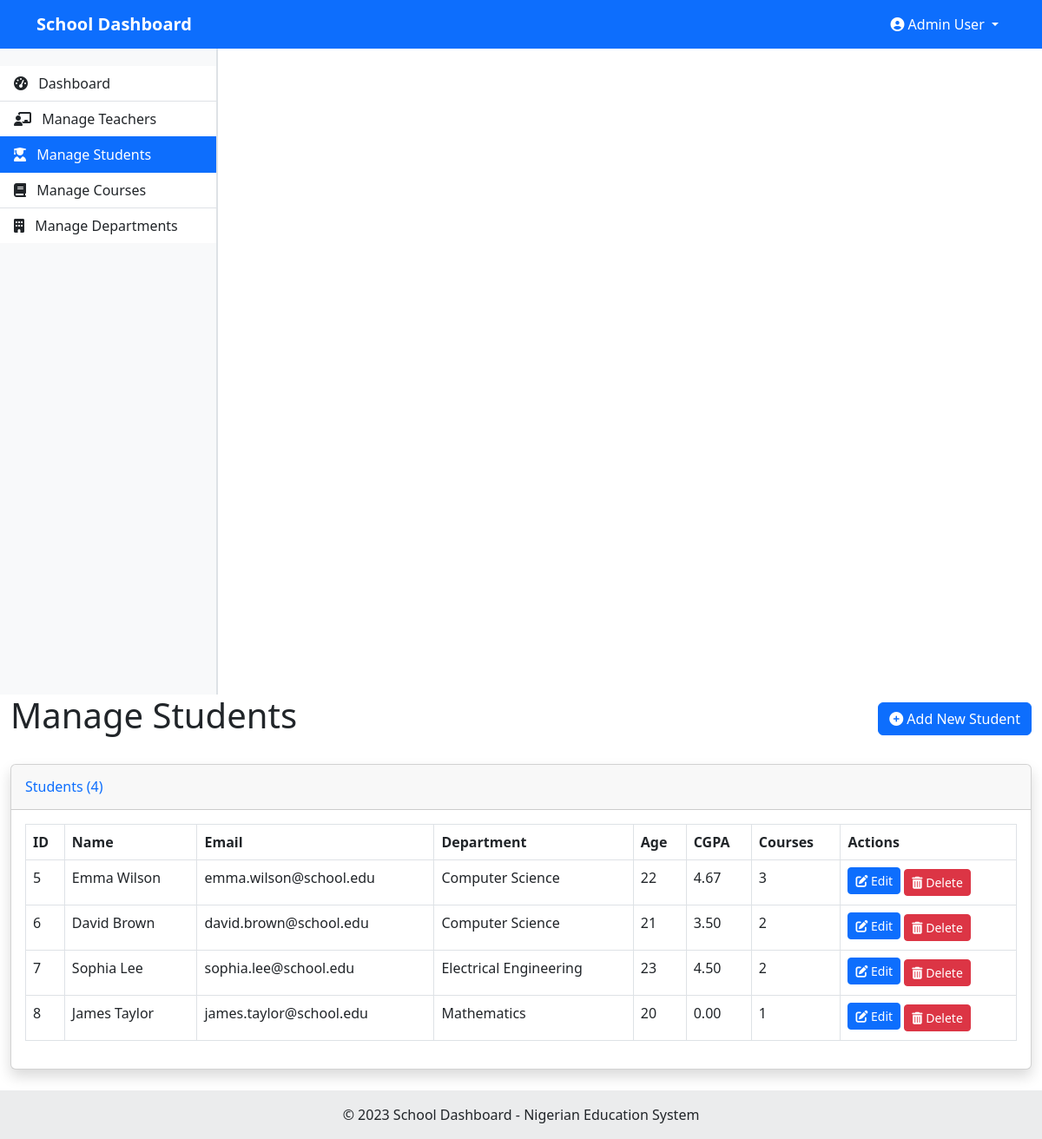
The app's page /admin/students.php (signed in) with its own data.
### tables this page shows
CREATE TABLE IF NOT EXISTS users (
    id INT AUTO_INCREMENT PRIMARY KEY,
    full_name VARCHAR(100) NOT NULL,
    email VARCHAR(100) NOT NULL UNIQUE,
    password VARCHAR(255) NOT NULL,
    user_type_id INT NOT NULL,
    department_id INT,
    age INT,
    profile_picture VARCHAR(255) DEFAULT 'default.jpg',
    created_at TIMESTAMP DEFAULT CURRENT_TIMESTAMP,
    FOREIGN KEY (user_type_id) REFERENCES user_types(id),
    FOREIGN KEY (department_id) REFERENCES departments(id)
);

CREATE TABLE IF NOT EXISTS departments (
    id INT AUTO_INCREMENT PRIMARY KEY,
    name VARCHAR(100) NOT NULL,
    created_at TIMESTAMP DEFAULT CURRENT_TIMESTAMP
);

### classes/Database.php (called while the page is built, shortened)
<?php
class Database {
    private $host = "localhost";
    private $username = "root";
    private $password = "";
    private $database = "school_dashboard";
    private $conn;
    public function __construct() {
        $this->conn = new mysqli($this->host, $this->username, $this->password, $this->database);
    }
    public function prepare($sql) {
        return $this->conn->prepare($sql);
    }
}
?>

### classes/User.php (called while the page is built, shortened)
<?php
require_once 'Database.php';
class User {
    private $db;
    public function __construct() {
        $this->db = new Database();
    }
    public function getUsersByType($user_type_id) {
        $sql = "SELECT u.*, d.name as department_name
                FROM users u
                LEFT JOIN departments d ON u.department_id = d.id
                WHERE u.user_type_id = ?";
        $stmt = $this->db->prepare($sql);
        $stmt->bind_param("i", $user_type_id);
        $stmt->execute();
        $result = $stmt->get_result();
        $users = [];
        while ($row = $result->fetch_assoc()) {
            $users[] = $row;
        }
        return $users;
    }
}
?>

### classes/Grade.php (called while the page is built, shortened)
<?php
require_once 'Database.php';
class Grade {
    private $db;
    public function __construct() {
        $this->db = new Database();
    }
    public function calculateCGPA($student_id) {
        $sql = "SELECT g.grade_point, c.credit_units
                FROM grades g
                JOIN courses c ON g.course_id = c.id
                WHERE g.student_id = ?";
        $stmt = $this->db->prepare($sql);
        $stmt->bind_param("i", $student_id);
        $stmt->execute();
        $result = $stmt->get_result();
        $total_points = 0;
        $total_units = 0;
        while ($row = $result->fetch_assoc()) {
            $total_points += ($row['grade_point'] * $row['credit_units']);
            $total_units += $row['credit_units'];
        }
        if ($total_units > 0) {
            return round($total_points / $total_units, 2);
        }
        return 0;
    }
}
?>

### classes/Course.php (called while the page is built, shortened)
<?php
require_once 'Database.php';
class Course {
    private $db;
    public function __construct() {
        $this->db = new Database();
    }
    public function getStudentCourses($student_id) {
        $sql = "SELECT c.*, d.name as department_name, s.name as semester_name, u.full_name as teacher_name, sc.id as registration_id
                FROM student_courses sc
                JOIN courses c ON sc.course_id = c.id
                LEFT JOIN departments d ON c.department_id = d.id
                LEFT JOIN semesters s ON c.semester_id = s.id
                LEFT JOIN users u ON c.teacher_id = u.id
                WHERE sc.student_id = ?";
        $stmt = $this->db->prepare($sql);
        $stmt->bind_param("i", $student_id);
        $stmt->execute();
        $result = $stmt->get_result();
        $courses = [];
        while ($row = $result->fetch_assoc()) {
            $courses[] = $row;
        }
        return $courses;
    }
}
?>

### admin/students.php (the view, shortened to what this page needs)
<?php
require_once '../classes/User.php';
require_once '../classes/Course.php';
require_once '../classes/Grade.php';
$user = new User();
$course = new Course();
$grade = new Grade();
$students = $user->getUsersByType(3);
include '../includes/header.php';
?>
<div class="container-fluid">
    <div class="d-flex justify-content-between align-items-center mb-4">
        <h1>Manage Students</h1>
        <button type="button" class="btn btn-primary" data-bs-toggle="modal" data-bs-target="#addStudentModal">
            <i class="fas fa-plus-circle"></i> Add New Student
        </button>
    </div>
    <div class="card shadow mb-4">
        <div class="card-header py-3">
            <h6 class="m-0 font-weight-bold text-primary">Students (<?php echo count($students); ?>)</h6>
        </div>
        <div class="card-body">
            <?php if (empty($students)): ?>
                <div class="alert alert-info">
                    <p>No students found.</p>
                </div>
            <?php else: ?>
                <div class="table-responsive">
                    <table class="table table-bordered" width="100%" cellspacing="0">
                        <thead>
                            <tr>
                                <th>ID</th>
                                <th>Name</th>
                                <th>Email</th>
                                <th>Department</th>
                                <th>Age</th>
                                <th>CGPA</th>
                                <th>Courses</th>
                                <th>Actions</th>
                            </tr>
                        </thead>
                        <tbody>
                            <?php foreach ($students as $student):
                                $studentCourses = $course->getStudentCourses($student['id']);
                                $courseCount = count($studentCourses);
                                $cgpa = $grade->calculateCGPA($student['id']);
                            ?>
                                <tr>
                                    <td><?php echo $student['id']; ?></td>
                                    <td><?php echo $student['full_name']; ?></td>
                                    <td><?php echo $student['email']; ?></td>
                                    <td><?php echo $student['department_name']; ?></td>
                                    <td><?php echo $student['age']; ?></td>
                                    <td><?php echo number_format($cgpa, 2); ?></td>
                                    <td><?php echo $courseCount; ?></td>
                                    <td>
                                        <button type="button" class="btn btn-sm btn-primary mb-1 edit-student"
                                                data-id="<?php echo $student['id']; ?>"
                                                data-name="<?php echo $student['full_name']; ?>"
                                                data-email="<?php echo $student['email']; ?>"
                                                data-department="<?php echo $student['department_id']; ?>"
                                                data-age="<?php echo $student['age']; ?>"
                                                data-bs-toggle="modal" data-bs-target="#editStudentModal">
                                            <i class="fas fa-edit"></i> Edit
                                        </button>
                                        <form method="POST" action="" style="display:inline;">
                                            <button type="submit" name="delete_student" class="btn btn-sm btn-danger"
                                                    onclick="return confirm('Are you sure you want to delete this student? This action cannot be undone.');">
                                                <i class="fas fa-trash-alt"></i> Delete
                                            </button>
                                        </form>
                                    </td>
                                </tr>
                            <?php endforeach; ?>
                        </tbody>
                    </table>
                </div>
            <?php endif; ?>
        </div>
    </div>
</div>
<?php
include '../includes/footer.php';
?>

### includes/header.php (style rules this page uses)
body { min-height: 100vh; display: flex; flex-direction: column; overflow-x: hidden; margin: 0; padding: 0; }
.card { margin-bottom: 20px; box-shadow: 0 4px 6px rgba(0,0,0,0.1); }

### records on screen
users: id "5", full_name "Emma Wilson", email "emma.wilson@school.edu", department.name "Computer Science", age "22", cgpa "4.67", courseCount "3"
users: id "6", full_name "David Brown", email "david.brown@school.edu", department.name "Computer Science", age "21", cgpa "3.50", courseCount "2"
users: id "7", full_name "Sophia Lee", email "sophia.lee@school.edu", department.name "Electrical Engineering", age "23", cgpa "4.50", courseCount "2"
users: id "8", full_name "James Taylor", email "james.taylor@school.edu", department.name "Mathematics", age "20", cgpa "0.00", courseCount "1"

### other values on screen
SessionManager::getUserName() "Admin User"
count($students) "4"
